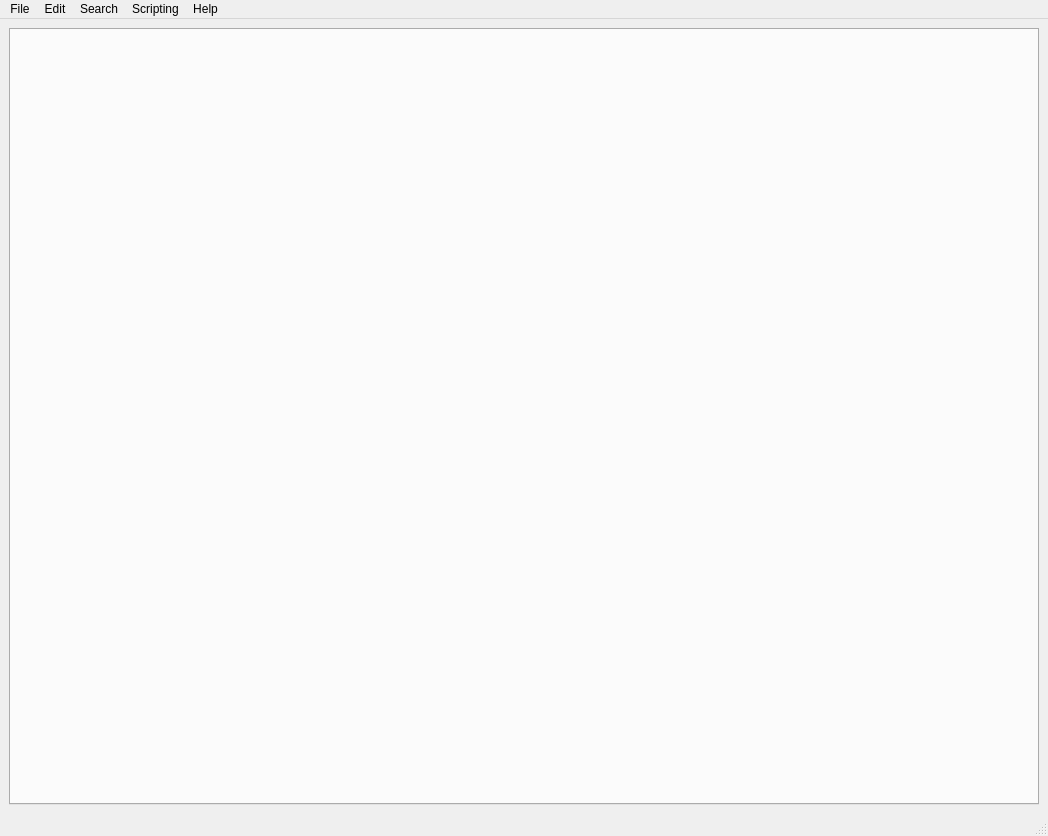
<?xml version="1.0" encoding="UTF-8"?>
<ui version="4.0">
 <class>MainWindow</class>
 <widget class="QMainWindow" name="MainWindow">
  <property name="geometry">
   <rect>
    <x>0</x>
    <y>0</y>
    <width>1048</width>
    <height>836</height>
   </rect>
  </property>
  <property name="windowTitle">
   <string>MainWindow</string>
  </property>
  <widget class="QWidget" name="centralwidget">
   <layout class="QVBoxLayout" name="verticalLayout_4">
    <item>
     <widget class="QTabWidget" name="fileTabs">
      <property name="currentIndex">
       <number>-1</number>
      </property>
      <property name="movable">
       <bool>true</bool>
      </property>
     </widget>
    </item>
   </layout>
  </widget>
  <widget class="QMenuBar" name="menubar">
   <property name="geometry">
    <rect>
     <x>0</x>
     <y>0</y>
     <width>1048</width>
     <height>21</height>
    </rect>
   </property>
   <widget class="QMenu" name="menuOpen">
    <property name="title">
     <string>File</string>
    </property>
    <addaction name="actionNew"/>
    <addaction name="actionOpen"/>
    <addaction name="actionSave"/>
    <addaction name="actionSave_As"/>
    <addaction name="actionSave_All"/>
   </widget>
   <widget class="QMenu" name="menuEdit">
    <property name="title">
     <string>Edit</string>
    </property>
    <addaction name="actionUndo"/>
    <addaction name="actionRedo"/>
    <addaction name="separator"/>
    <addaction name="actionCopy"/>
    <addaction name="actionPaste"/>
    <addaction name="actionDelete"/>
    <addaction name="actionDuplicate"/>
    <addaction name="actionCopy_Properties"/>
    <addaction name="actionPaste_Properties"/>
    <addaction name="separator"/>
    <addaction name="actionPush_To_Copy_Stack"/>
    <addaction name="actionPaste_Copy_Stack"/>
    <addaction name="actionClear_Copy_Stack"/>
    <addaction name="separator"/>
   </widget>
   <widget class="QMenu" name="menuScripting">
    <property name="title">
     <string>Scripting</string>
    </property>
    <addaction name="actionFile_Scripting"/>
   </widget>
   <widget class="QMenu" name="menuHelp">
    <property name="title">
     <string>Help</string>
    </property>
    <addaction name="actionAbout"/>
    <addaction name="actionScripting"/>
   </widget>
   <widget class="QMenu" name="menuSearch">
    <property name="title">
     <string>Search</string>
    </property>
    <addaction name="actionFind"/>
    <addaction name="actionFind_Next"/>
    <addaction name="actionReplace"/>
    <addaction name="actionBatch_Replace"/>
   </widget>
   <addaction name="menuOpen"/>
   <addaction name="menuEdit"/>
   <addaction name="menuSearch"/>
   <addaction name="menuScripting"/>
   <addaction name="menuHelp"/>
  </widget>
  <widget class="QStatusBar" name="statusbar"/>
  <action name="actionSave">
   <property name="text">
    <string>Save</string>
   </property>
   <property name="shortcut">
    <string>Ctrl+S</string>
   </property>
  </action>
  <action name="actionSave_As">
   <property name="text">
    <string>Save As</string>
   </property>
   <property name="shortcut">
    <string>Ctrl+Shift+S</string>
   </property>
  </action>
  <action name="actionOpen">
   <property name="text">
    <string>Open</string>
   </property>
   <property name="shortcut">
    <string>Ctrl+O</string>
   </property>
  </action>
  <action name="actionUndo">
   <property name="text">
    <string>Undo</string>
   </property>
   <property name="shortcut">
    <string>Ctrl+Z</string>
   </property>
  </action>
  <action name="actionRun_Code">
   <property name="text">
    <string>Mass Map Colors</string>
   </property>
  </action>
  <action name="actionExport_Json">
   <property name="text">
    <string>Export Json (Ctrl+Alt+Shift+S)</string>
   </property>
   <property name="shortcut">
    <string>Ctrl+Alt+Shift+S</string>
   </property>
  </action>
  <action name="actionFile_Scripting">
   <property name="text">
    <string>Load Script</string>
   </property>
  </action>
  <action name="actionMultifile_Scripting">
   <property name="text">
    <string>Load Safe Script</string>
   </property>
  </action>
  <action name="actionAsterisk_Scripts">
   <property name="text">
    <string>Asterisk's Scripts</string>
   </property>
  </action>
  <action name="actionRedo">
   <property name="text">
    <string>Redo</string>
   </property>
   <property name="shortcut">
    <string>Ctrl+Y</string>
   </property>
  </action>
  <action name="actionSave_All">
   <property name="text">
    <string>Save All</string>
   </property>
   <property name="shortcut">
    <string>Ctrl+Alt+S</string>
   </property>
  </action>
  <action name="actionNew">
   <property name="text">
    <string>New</string>
   </property>
   <property name="shortcut">
    <string>Ctrl+N</string>
   </property>
  </action>
  <action name="actionAbout">
   <property name="text">
    <string>About</string>
   </property>
  </action>
  <action name="actionScripting">
   <property name="text">
    <string>Scripting</string>
   </property>
  </action>
  <action name="actionCopy">
   <property name="text">
    <string>Copy</string>
   </property>
   <property name="shortcut">
    <string>Ctrl+C</string>
   </property>
  </action>
  <action name="actionPaste">
   <property name="text">
    <string>Paste</string>
   </property>
   <property name="shortcut">
    <string>Ctrl+V</string>
   </property>
  </action>
  <action name="actionCopy_Properties">
   <property name="text">
    <string>Copy Properties</string>
   </property>
   <property name="shortcut">
    <string>Ctrl+Shift+C</string>
   </property>
  </action>
  <action name="actionPaste_Properties">
   <property name="text">
    <string>Paste Properties</string>
   </property>
   <property name="shortcut">
    <string>Ctrl+Shift+V</string>
   </property>
  </action>
  <action name="actionReplace">
   <property name="text">
    <string>Replace</string>
   </property>
   <property name="shortcut">
    <string>Ctrl+R</string>
   </property>
  </action>
  <action name="actionFind">
   <property name="text">
    <string>Find</string>
   </property>
   <property name="shortcut">
    <string>Ctrl+F</string>
   </property>
  </action>
  <action name="actionFind_Next">
   <property name="text">
    <string>Find Next</string>
   </property>
   <property name="shortcut">
    <string>Ctrl+Shift+F</string>
   </property>
  </action>
  <action name="actionBatch_Replace">
   <property name="text">
    <string>Batch Replace</string>
   </property>
  </action>
  <action name="actionDuplicate">
   <property name="text">
    <string>Duplicate</string>
   </property>
   <property name="shortcut">
    <string>Ctrl+D</string>
   </property>
  </action>
  <action name="actionPush_To_Copy_Stack">
   <property name="text">
    <string>Push To Copy Stack</string>
   </property>
   <property name="shortcut">
    <string>Ctrl+Alt+C</string>
   </property>
  </action>
  <action name="actionPop_Copy_Stack">
   <property name="text">
    <string>Pop Copy Stack</string>
   </property>
  </action>
  <action name="actionPaste_Copy_Stack">
   <property name="text">
    <string>Paste Copy Stack</string>
   </property>
   <property name="shortcut">
    <string>Ctrl+Alt+V</string>
   </property>
  </action>
  <action name="actionClear_Copy_Stack">
   <property name="text">
    <string>Clear Copy Stack</string>
   </property>
   <property name="shortcut">
    <string>Ctrl+Alt+Z</string>
   </property>
  </action>
  <action name="actionDelete">
   <property name="text">
    <string>Delete</string>
   </property>
  </action>
 </widget>
 <resources/>
 <connections/>
</ui>
